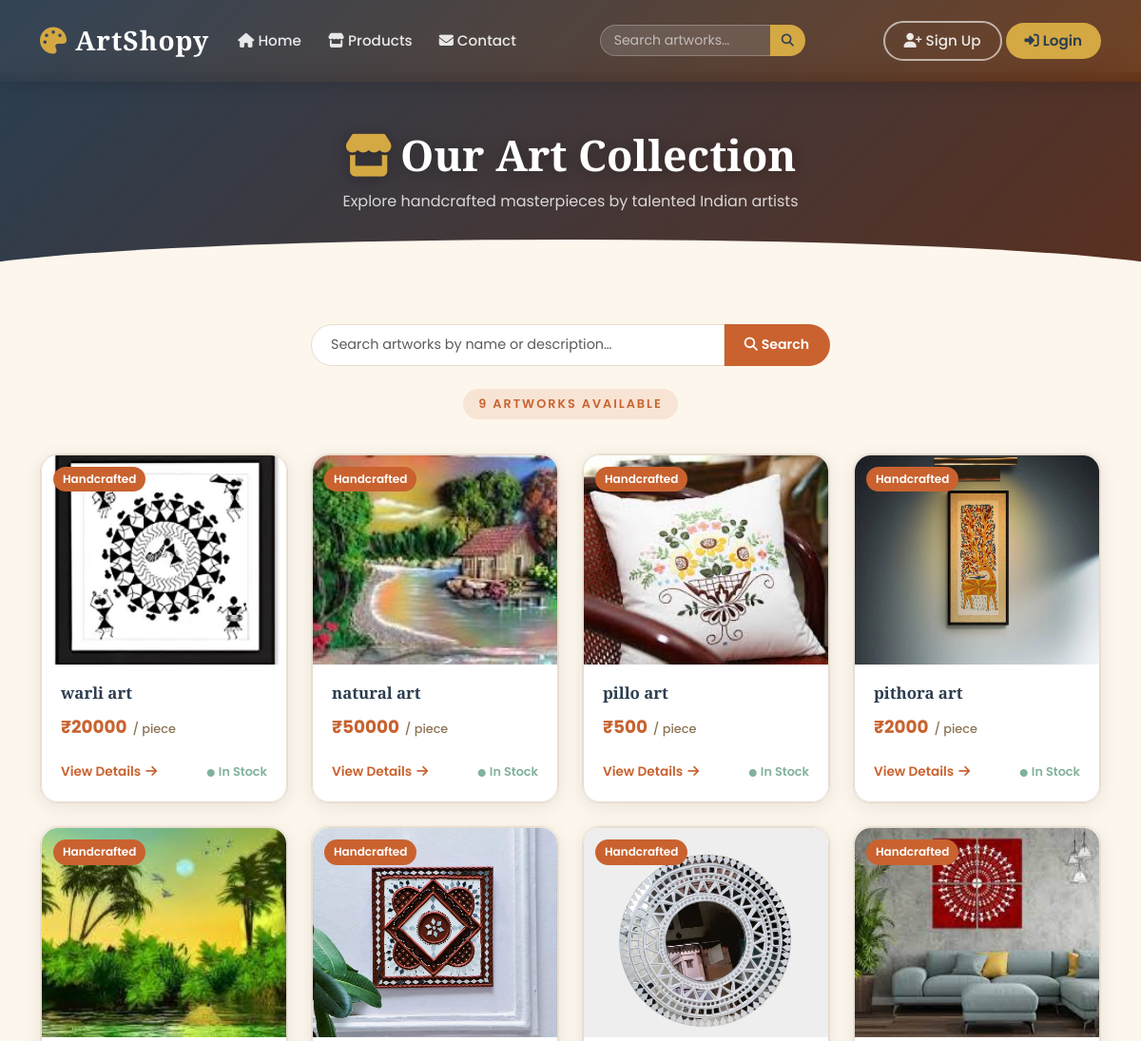
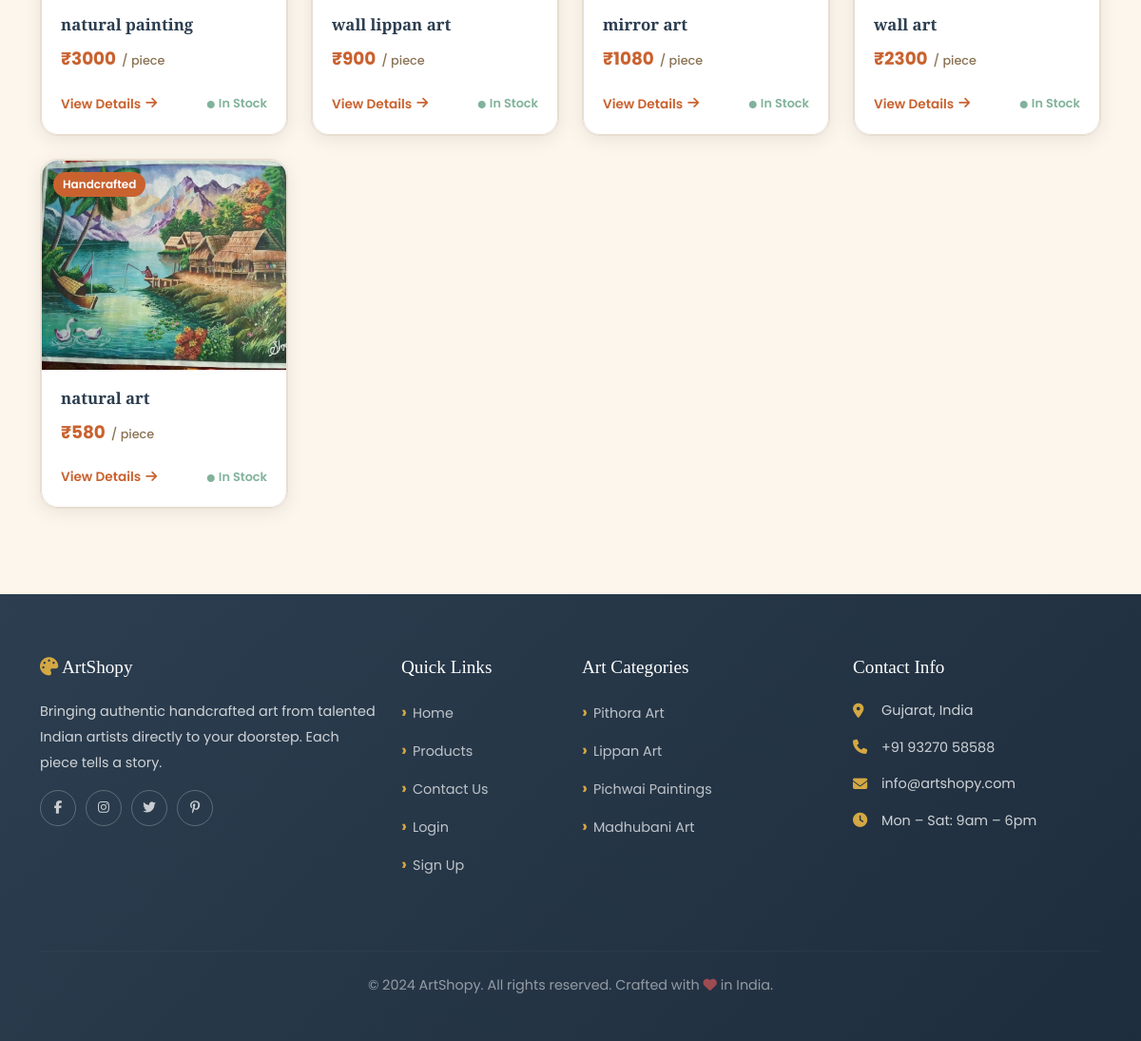
The app's page /productcall with its own data (2 pictures, top to bottom).
### app1/models.py (models this page shows, shortened)
class Product(models.Model):
        Category=models.ForeignKey(Category, on_delete=models.CASCADE)
        name=models.CharField(max_length=200)
        img=models.ImageField(upload_to='product')
        price = models.IntegerField()
        description= models.TextField()
        quantity=models.IntegerField()

### app1/views.py (the view)
# urls.py: path('productcall', productcall, name='productall'),
def productcall(request):
    a = get_user_email(request)
    data = Product.objects.all()
    return render(request, 'productcall.html', {'data': data, 'a': a})

### app1/context_processors.py (called while the page is built)
def cart_wishlist_counts(request):
    cart_count = 0
    wishlist_count = 0
    if 'email' in request.session:
        email = request.session['email']
        cart_count = Cart.objects.filter(user_email=email).count()
        wishlist_count = Wishlist.objects.filter(user_email=email).count()
    return {'cart_count': cart_count, 'wishlist_count': wishlist_count}

### app1/views.py (called while the page is built)
def get_user_email(request):
    return request.session.get('email')

### app1/templates/productcall.html (shortened to what this page needs)
{% extends 'common.html' %}
{% load static %}
{% block content %}
<div class="page-hero">
    <h1><i class="fas fa-store me-2" style="color:var(--accent);"></i>Our Art Collection</h1>
    <p>Explore handcrafted masterpieces by talented Indian artists</p>
</div>
<section style="padding:50px 0 90px;background:var(--light-bg);">
    <div class="container">
        <div class="row mb-4">
            <div class="col-md-6 mx-auto">
                <form action="{% url 'search' %}" method="GET">
                    <div class="input-group">
                        <input type="search" name="q" class="form-control" placeholder="Search artworks by name or description…"
                            value="{{ query|default:'' }}"
                            style="border:1px solid var(--border);border-radius:35px 0 0 35px;padding:10px 20px;font-size:0.9rem;background:white;">
                        <button type="submit" style="background:var(--primary);color:white;border:none;border-radius:0 35px 35px 0;padding:10px 22px;font-weight:600;font-size:0.88rem;cursor:pointer;">
                            <i class="fas fa-search me-1"></i>Search
                        </button>
                    </div>
                </form>
            </div>
        </div>
        {% if query %}
        <div class="text-center mb-3">
            <span class="section-badge">
                {{ data|length }} result{{ data|length|pluralize }} for "<strong>{{ query }}</strong>"
            </span>
            &nbsp;<a href="{% url 'productall' %}" style="font-size:0.85rem;color:var(--muted);">Clear search</a>
        </div>
        {% elif data %}
        <div class="text-center mb-4">
            <span class="section-badge">{{ data|length }} Artwork{{ data|length|pluralize }} Available</span>
        </div>
        {% endif %}
        {% if data %}
        <div class="row g-4">
            {% for i in data %}
            <div class="col-xl-3 col-lg-4 col-md-6">
                <div class="product-card" style="position:relative;">
                    <a href="{% url 'productget1' i.id %}" class="product-card" style="display:block;">
                        <div class="product-card-img-wrap">
                            <img src="{{ i.img.url }}" alt="{{ i.name }}">
                            <span class="product-card-badge">Handcrafted</span>
                        </div>
                        <div class="product-card-body">
                            <h5>{{ i.name }}</h5>
                            <div class="product-price">
                                ₹{{ i.price }} <span>/ piece</span>
                            </div>
                        </div>
                        <div class="product-card-footer">
                            <span class="view-btn">
                                View Details <i class="fas fa-arrow-right"></i>
                            </span>
                            {% if i.quantity > 0 %}
                            <span style="font-size:0.8rem;color:#81B29A;font-weight:600;">
                                <i class="fas fa-circle" style="font-size:0.5rem;margin-right:4px;"></i>In Stock
                            </span>
                            {% else %}
                            <span style="font-size:0.8rem;color:#e05a5a;font-weight:600;">
                                <i class="fas fa-circle" style="font-size:0.5rem;margin-right:4px;"></i>Sold Out
                            </span>
                            {% endif %}
                        </div>
                    </a>
                </div>
            </div>
            {% endfor %}
        </div>
        {% endif %}
    </div>
</section>
{% endblock %}

### app1/static/css/main.css (style rules this page uses)
:root { --primary: #C9622F; --primary-dark: #A04E24; --secondary: #2C3E50; --accent: #D4A843; --light-bg: #FDF6EC; --card-bg: #FFFFFF; --text: #333333; --muted: #8B7355; --border: #E8DDD0; --success: #81B29A; --shadow: rgba(0, 0, 0, 0.08); }
*, *::before, *::after { box-sizing: border-box; margin: 0; padding: 0; }
html { scroll-behavior: smooth; }
body { font-family: 'Poppins', sans-serif; background-color: var(--light-bg); color: var(--text); line-height: 1.7; }
.section-badge { display: inline-block; background: rgba(201,98,47,0.12); color: var(--primary); font-size: 0.8rem; font-weight: 600; letter-spacing: 2px; text-transform: uppercase; padding: 5px 16px; border-radius: 20px; margin-bottom: 12px; }
.product-card { background: white; border-radius: 18px; overflow: hidden; box-shadow: 0 4px 20px var(--shadow); transition: all 0.35s ease; text-decoration: none; color: var(--text); display: block; height: 100%; border: 1px solid var(--border); }
.product-card-img-wrap { overflow: hidden; height: 220px; position: relative; }
.product-card-img-wrap img { width: 100%; height: 100%; object-fit: cover; transition: transform 0.45s ease; }
.product-card-badge { position: absolute; top: 12px; left: 12px; background: var(--primary); color: white; font-size: 0.75rem; font-weight: 600; padding: 3px 10px; border-radius: 20px; }
.product-card-body { padding: 20px; }
.product-card-body h5 { font-family: 'Playfair Display', serif; font-weight: 700; color: var(--secondary); margin-bottom: 10px; font-size: 1.05rem; }
.product-price { color: var(--primary); font-weight: 700; font-size: 1.15rem; }
.product-price span { font-size: 0.8rem; font-weight: 500; color: var(--muted); margin-left: 2px; }
.product-card-footer { padding: 0 20px 20px; display: flex; align-items: center; justify-content: space-between; }
.view-btn { font-size: 0.85rem; font-weight: 600; color: var(--primary); text-decoration: none; display: flex; align-items: center; gap: 5px; transition: gap 0.2s; }
.page-hero { background: linear-gradient(135deg, var(--secondary) 0%, #5a3020 100%); padding: 60px 0 50px; text-align: center; color: white; position: relative; overflow: hidden; }
.page-hero::after { content: ''; position: absolute; bottom: -1px; left: 0; right: 0; height: 40px; background: var(--light-bg); clip-path: ellipse(55% 100% at 50% 100%); }
.page-hero h1 { font-family: 'Playfair Display', serif; font-size: 2.8rem; font-weight: 700; margin-bottom: 8px; text-shadow: 0 2px 15px rgba(0,0,0,0.3); }
.page-hero p { opacity: 0.8; font-size: 1rem; }

### records on screen
Product: img (picture), name "warli art", price "20000", quantity "In Stock"
Product: img (picture), name "natural art", price "50000", quantity "In Stock"
Product: img (picture), name "pillo art", price "500", quantity "In Stock"
Product: img (picture), name "pithora art", price "2000", quantity "In Stock"
Product: img (picture), name "natural painting", price "3000", quantity "In Stock"
Product: img (picture), name "wall lippan art", price "900", quantity "In Stock"
Product: img (picture), name "mirror art", price "1080", quantity "In Stock"
Product: img (picture), name "wall art", price "2300", quantity "In Stock"
Product: img (picture), name "natural art", price "580", quantity "In Stock"

### other values on screen
{{ data|length }} "9"
